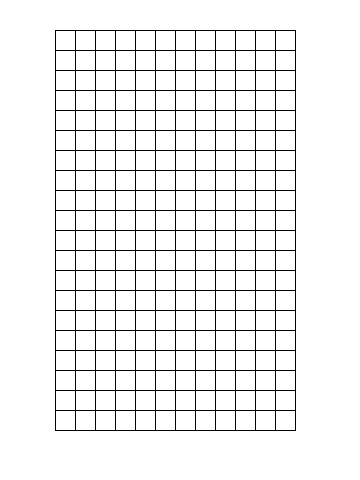
Frame 1 (no input)
Frame 60 (the mouse pressed at the canvas centre just before this capture): identical to frame 1, image omitted
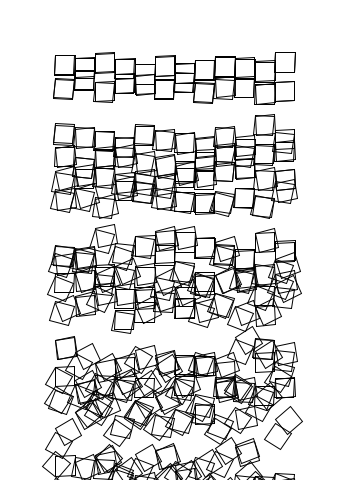
Frame 120 (the mouse held since frame 60 and released just before this capture)

The Processing sketch that drew these frames (run headless with seeded random() and noise(); from frame 60 on, the mouse is pressed at the canvas centre):

// Processing sketch: processing_108411
// ── processing_108411.pde

int rows = 20;
int cols = 12;
float rot = 0;

Square[][] squares = new Square[cols][rows];

void setup() {
  size(360, 480);

  smooth();
  //initialization of square array
  for (int c = 0; c < cols; c++ ) { 
    for (int r = 0; r < rows; r++) {
      squares[c][r] = new Square(c*20, r*20);
    }
  }
}

void draw() { 
  background(255);

  translate(55, 30);

  for (int c = 0; c < cols; c++ ) { 
    for (int r = 0; r < rows; r++) {
      squares[c][r].display();
    }
  }

  if (mousePressed) {
    for (int r = 0; r < rows; r++ ) {
      for (int c = 0; c < cols; c++) {
        squares[c][r].fall((r+10)/4);
        squares[c][r].spin(r*3+1);
        squares[c][r].display();
      }
    }
  }
}

class Square {
  int xpos;
  int ypos;
  float theta;

  //Square constructor
  Square(int xpos_, int ypos_) { 
    xpos = xpos_;
    ypos = ypos_;
    theta = 0;
  }

  void display() {
    stroke(1);
    noFill();

    pushMatrix();
    translate(xpos,ypos);
    rotate(theta);
    rect(0, 0, 20, 20);
    popMatrix();
  }
  void spin(int i) {
    float rand = random(-i, i);
    theta = radians(rand);
  }
  void fall(int i) {
    ypos+=random(i);
  }
}
